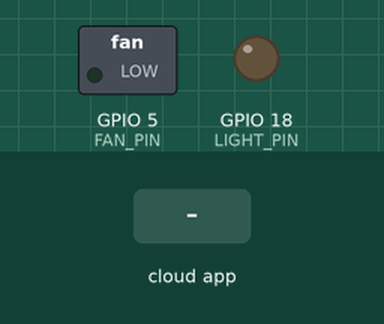
A sketch run on a simulated ESP32. Parts: switched loads named in the sketch (green lamp = pin HIGH), output pins drawn as LEDs (lit = HIGH). The inputs (shaded band) are chosen by the test bench. WiFi joins after 1.5 s; servers stay silent unless stated; what the sketch prints to the serial monitor is not drawn.

Above: at 2.7 s.
2.8 s: the phone or cloud app sets 68de5ee45918d860c09ebebc to 0
At 3.4 s:
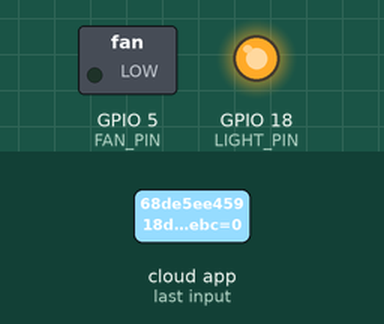
4.3 s: the phone or cloud app sets 68de5f245918d860c09ebefa to 0
At 5.5 s:
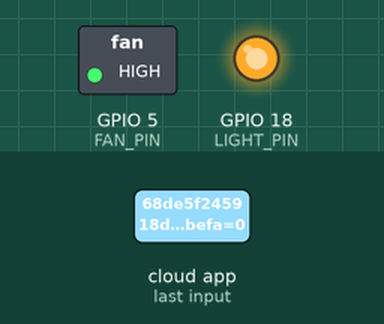
5.8 s: the phone or cloud app sets 68de5ee45918d860c09ebebc to 1
At 6.9 s:
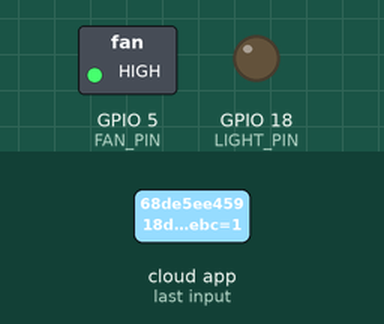
7.3 s: the phone or cloud app sets 68de5f245918d860c09ebefa to 1
At 8.1 s:
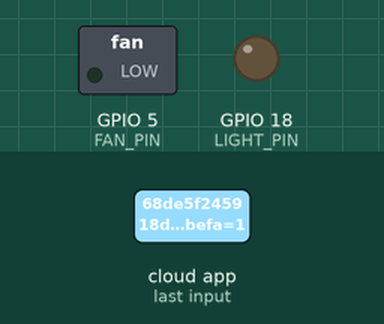
Timing chart, 0 to 9.8 s (numbered marks = the images above; inputs shaded):
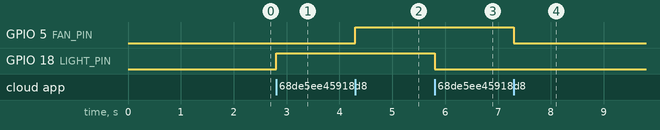

The sketch:

V_C_Device_P.ino
```cpp
#include <WiFi.h>
#include <SinricPro.h>
#include <SinricProSwitch.h>

// WiFi Credentials
#define WIFI_SSID         "Oppo A58"
#define WIFI_PASS         "challagp"

// Sinric Pro Credentials (from your dashboard)
#define APP_KEY           "c65d2328-b256-4973-8171-2971e30dcbd5"
#define APP_SECRET        "69932472-329b-41e0-97c0-b084d068fc8e-d8eed280-2be9-4eb9-a134-0936553b23f1"

#define FAN_ID            "68de5f245918d860c09ebefa"
#define LIGHT_ID          "68de5ee45918d860c09ebebc"

// Relay Pins
#define FAN_PIN   5   // GPIO5
#define LIGHT_PIN 18   // GPIO18

// Create SinricPro Switch devices
SinricProSwitch& myLight = SinricPro[LIGHT_ID];
SinricProSwitch& myFan   = SinricPro[FAN_ID];

// Power state callback
bool onPowerState(const String &deviceId, bool &state) {
  if (deviceId == LIGHT_ID) {
    Serial.printf("Light turned %s\r\n", state ? "ON" : "OFF");
    digitalWrite(LIGHT_PIN, state ? LOW : HIGH);
  }
  else if (deviceId == FAN_ID) {
    Serial.printf("Fan turned %s\r\n", state ? "ON" : "OFF");
    digitalWrite(FAN_PIN, state ? LOW : HIGH);
  }
  return true; // Request handled successfully
}

// WiFi setup
void setupWiFi() {
  Serial.printf("\r\n[WiFi] Connecting to %s", WIFI_SSID);
  WiFi.begin(WIFI_SSID, WIFI_PASS);
  while (WiFi.status() != WL_CONNECTED) {
    Serial.print(".");
    delay(250);
  }
  Serial.printf("\r\n[WiFi] Connected! IP: %s\r\n", WiFi.localIP().toString().c_str());
}

// SinricPro setup
void setupSinricPro() {
  myLight.onPowerState(onPowerState);
  myFan.onPowerState(onPowerState);

  SinricPro.begin(APP_KEY, APP_SECRET);
  SinricPro.restoreDeviceStates(true); // Restore last state after restart
}

void setup() {
  Serial.begin(115200);

  pinMode(LIGHT_PIN, OUTPUT);
  pinMode(FAN_PIN, OUTPUT);

  setupWiFi();
  setupSinricPro();
}

void loop() {
  SinricPro.handle();
}
```

Measured:
- after the input at 2.8 s, GPIO 18 (LIGHT_PIN): LOW → HIGH at once
- after the input at 4.3 s, GPIO 5 (FAN_PIN): LOW → HIGH at once
- after the input at 5.8 s, GPIO 18 (LIGHT_PIN): HIGH → LOW at once
- after the input at 7.3 s, GPIO 5 (FAN_PIN): HIGH → LOW at once
